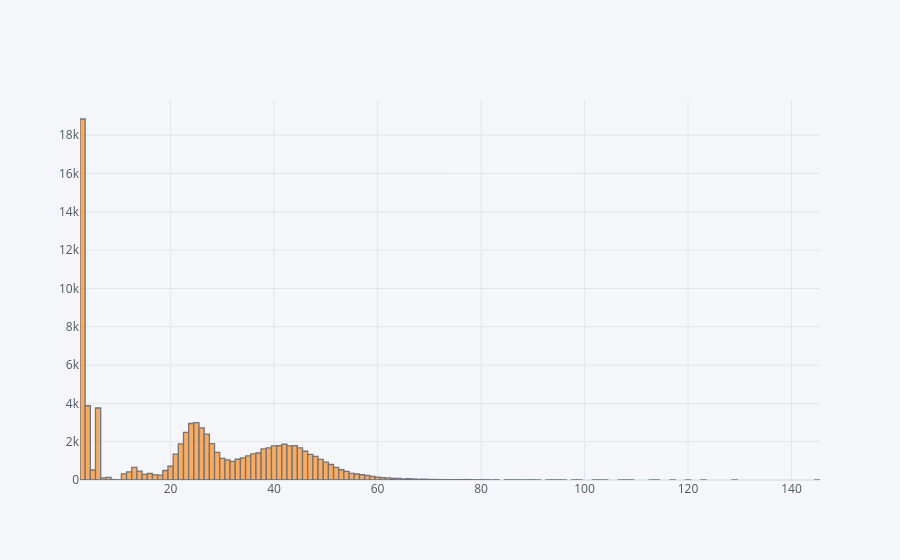

The notebook cell saved with this chart:
### Code cell
df['shlok_length'].iplot(kind='hist')

### Figure 1 — Plotly figure (JSON) as saved in the notebook; plotly's stock layout.template omitted (floating-point values rounded to 4 significant figures; data arrays with more than 128 entries replaced by an {"elided": "..."} marker saying what was removed)
{"data": [{"histfunc": "count", "histnorm": "", "marker": {"color": "rgba(255, 153, 51, 1.0)", "line": {"color": "#4D5663", "width": 1.3}}, "name": "shlok_length", "opacity": 0.8, "orientation": "v", "type": "histogram", "x": {"elided": "86064 int values"}}], "layout": {"barmode": "overlay", "legend": {"bgcolor": "#F5F6F9", "font": {"color": "#4D5663"}}, "paper_bgcolor": "#F5F6F9", "plot_bgcolor": "#F5F6F9", "title": {"font": {"color": "#4D5663"}}, "xaxis": {"gridcolor": "#E1E5ED", "showgrid": true, "tickfont": {"color": "#4D5663"}, "title": {"font": {"color": "#4D5663"}, "text": ""}, "zerolinecolor": "#E1E5ED"}, "yaxis": {"gridcolor": "#E1E5ED", "showgrid": true, "tickfont": {"color": "#4D5663"}, "title": {"font": {"color": "#4D5663"}, "text": ""}, "zerolinecolor": "#E1E5ED"}}}
